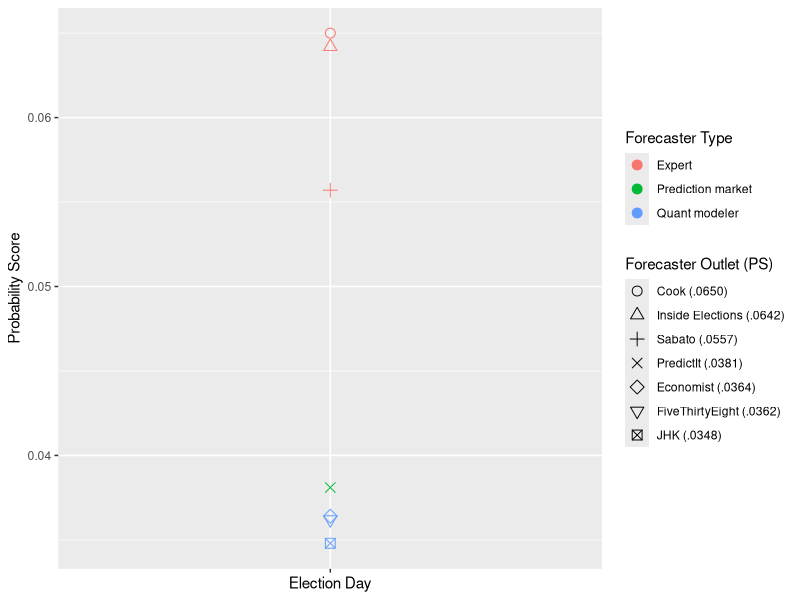
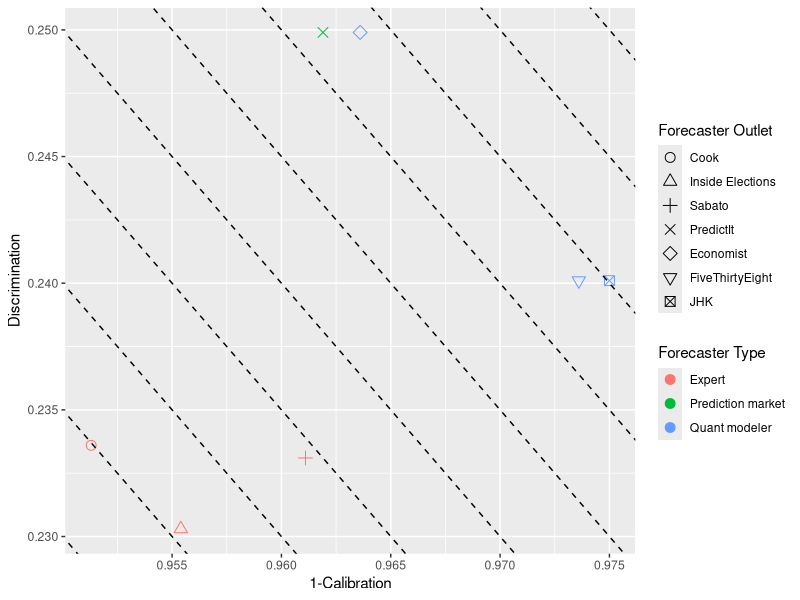
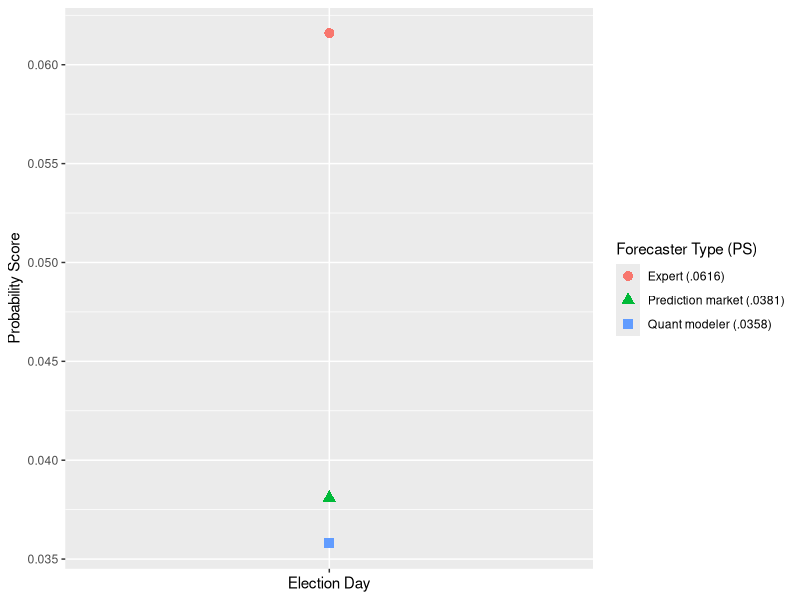
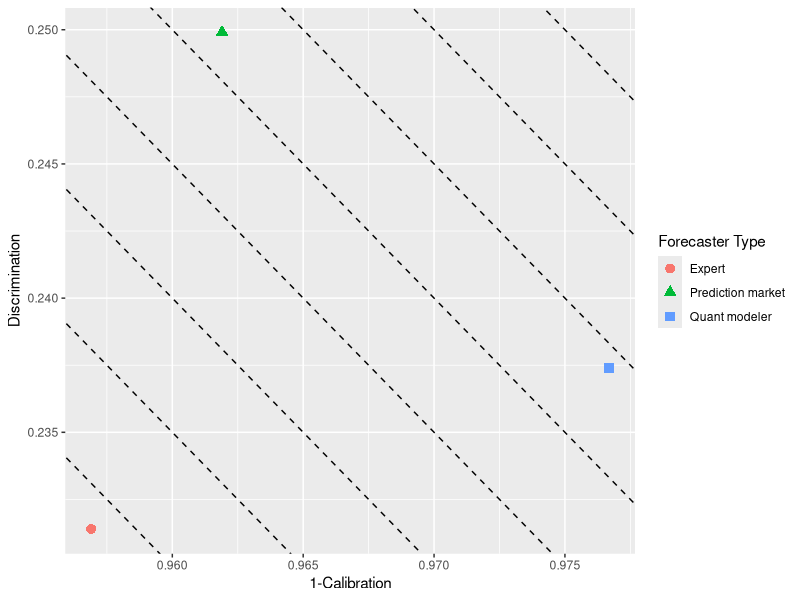
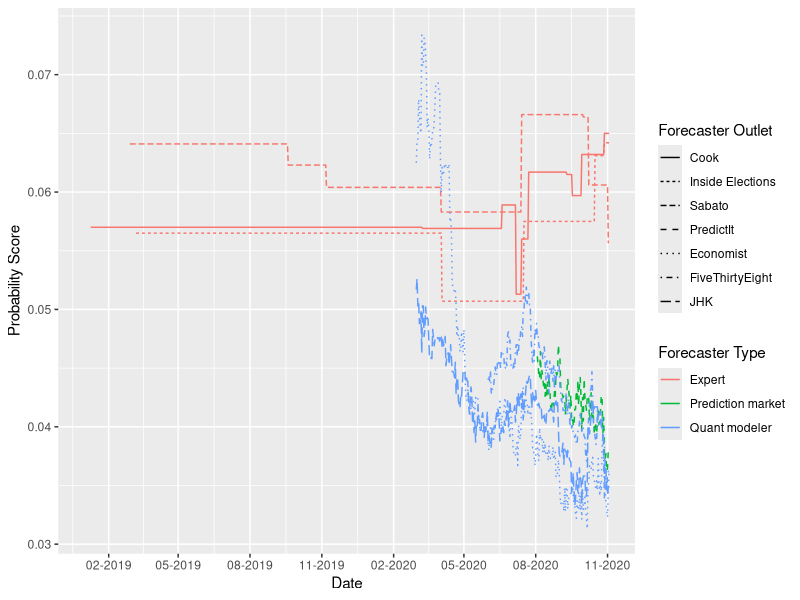
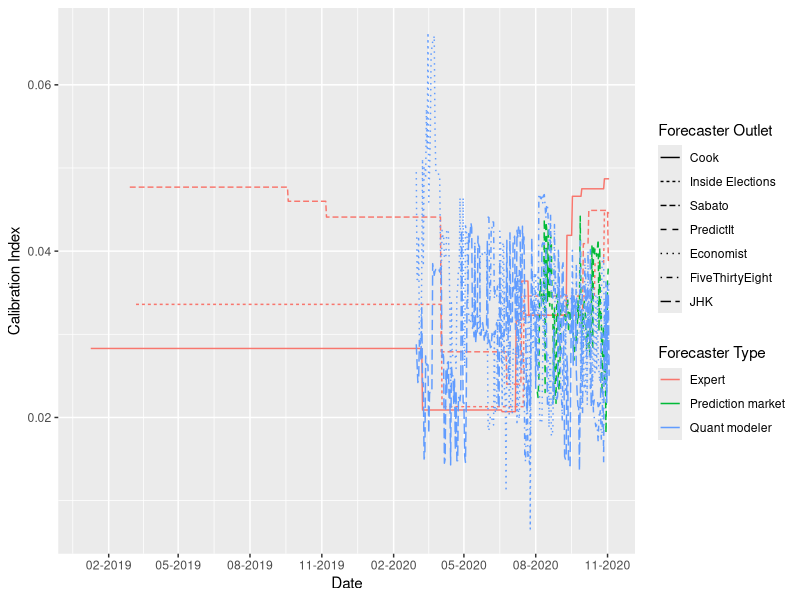
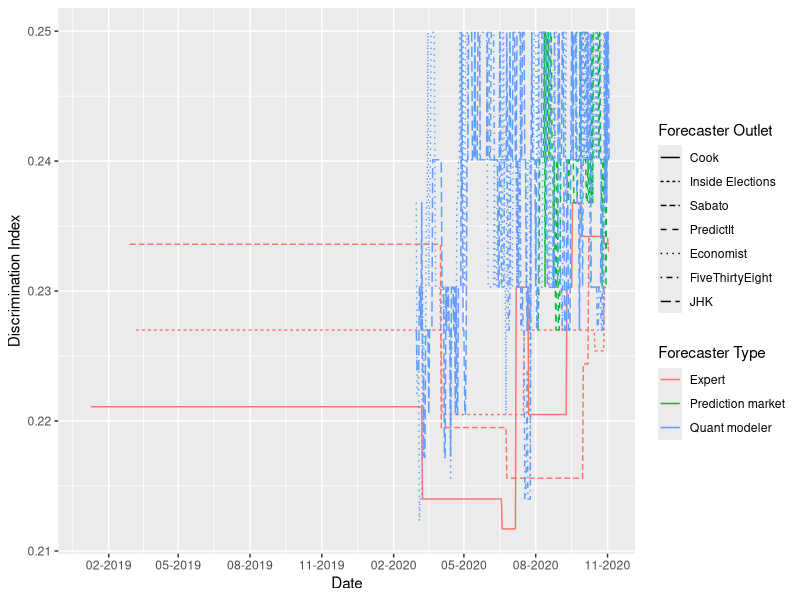
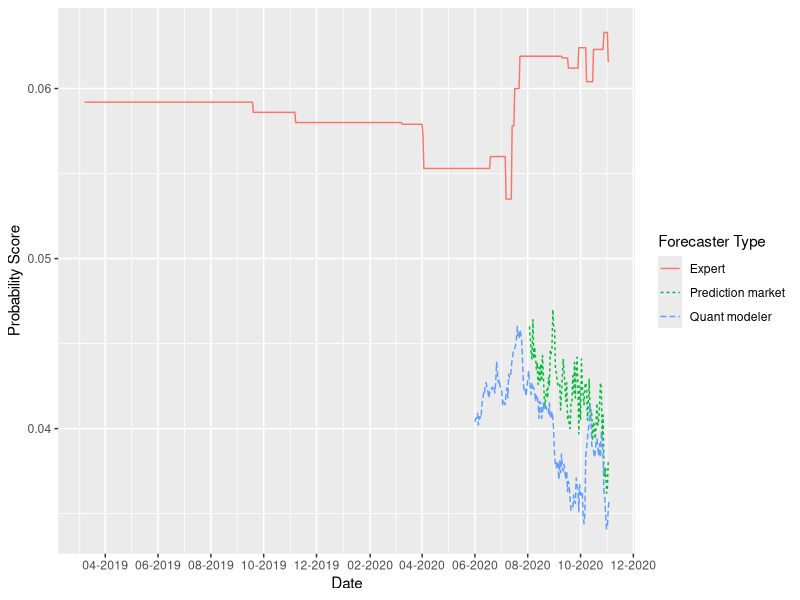

Reproduce these figures in R, in order.
#### Analysis of results ####

#### Setup ####

# Load packages
library(tidyverse)

### Load data
setwd("data/Election_results")
f_results <- read_csv("results_byforecaster.csv")
ft_results <- read_csv("results_byforecastertype.csv")

# # Drop JHK
# f_results <- filter(f_results, forecaster != "jhk")
# ft_results <- filter(ft_results, forecaster_type != "quant_modeler")
# Keep JHK
ft_results <- filter(ft_results, forecaster_type != "quant_modeler_nojhk")

# Round results to nearest 4th decimal
f_results[, 3:7] <- round(f_results[, 3:7], 4)
ft_results[, 3:7] <- round(ft_results[, 3:7], 4)

# Add forecaster type variable to forecaster outlet data
f_results <- mutate(f_results, forecaster_type = 
                      case_when(forecaster == "538" | forecaster == "economist" | forecaster == "jhk" ~ "quant_modeler", 
                                forecaster == "cook" | forecaster == "sabato" | forecaster == "inside" ~ "expert", 
                                forecaster == "predictit" ~ "market"))

#### Graphing ####

#### Election day forecasts

# Select election day forecasts
f_results_eday <- filter(f_results, date == as.Date("2020-11-03"))
ft_results_eday <- filter(ft_results, date == as.Date("2020-11-03"))

### Forecaster outlets

## PS
ggplot(f_results_eday, aes(y = PS, x = date, color = forecaster_type, shape = forecaster)) + 
  geom_point(size = 3) + 
  ylab("Probability Score") + xlab("Election Day") +  
  theme(axis.text.x=element_blank()) + 
  scale_color_discrete(name = "Forecaster Type", labels = c("Expert", "Prediction market", "Quant modeler")) + 
  scale_shape_manual(values=1:7, limits = c("cook", "inside", "sabato", "predictit", "economist", "538", "jhk"), 
                       name = "Forecaster Outlet (PS)", 
                       labels = c("Cook (.0650)", "Inside Elections (.0642)", "Sabato (.0557)", 
                                  "PredictIt (.0381)", "Economist (.0364)", "FiveThirtyEight (.0362)", 
                                  "JHK (.0348)"))

  
## CI + DI
ggplot(f_results_eday, aes(x = 1-CI, y = DI, color = forecaster_type, shape = forecaster)) + 
  geom_point(size = 3) + 
  xlab("1-Calibration") + ylab("Discrimination") + 
  scale_color_discrete(name = "Forecaster Type", labels = c("Expert", "Prediction market", "Quant modeler")) + 
  scale_shape_manual(values=1:7, limits = c("cook", "inside", "sabato", "predictit", "economist", "538", "jhk"), 
                    name = "Forecaster Outlet", 
                    labels = c("Cook", "Inside Elections", "Sabato", 
                               "PredictIt", "Economist", "FiveThirtyEight", 
                               "JHK")) + 
  geom_abline(slope = -1, intercept = seq(0, 10, by = .005), lty = "dashed")

### Forecaster types

## PS
ggplot(ft_results_eday, aes(y = PS, x = date, color = forecaster_type, shape = forecaster_type)) + 
  geom_point(size = 3) + 
  ylab("Probability Score") + xlab("Election Day") +  
  theme(axis.text.x=element_blank()) + 
  scale_shape_discrete(name = "Forecaster Type (PS)", 
                       labels = c("Expert (.0616)", "Prediction market (.0381)", "Quant modeler (.0358)")) + 
  scale_color_discrete(name = "Forecaster Type (PS)", 
                       labels = c("Expert (.0616)", "Prediction market (.0381)", "Quant modeler (.0358)"))

## CI + DI
ggplot(ft_results_eday, aes(x = 1-CI, y = DI, color = forecaster_type, shape = forecaster_type)) + 
  geom_point(size = 3) + 
  xlab("1-Calibration") + ylab("Discrimination") + 
  scale_color_discrete(name = "Forecaster Type", labels = c("Expert", "Prediction market", "Quant modeler")) + 
  scale_shape_discrete(name = "Forecaster Type", labels = c("Expert", "Prediction market", "Quant modeler")) + 
  geom_abline(slope = -1, intercept = seq(0, 10, by = .005), lty = "dashed")

#### Forecasts over time

### Forecaster outlets

## PS
ggplot(f_results, aes(y = PS, x = date, color = forecaster_type, lty = forecaster)) + 
  geom_path() + 
  ylab("Probability Score") + 
  scale_x_date(date_labels = "%m-%Y", date_breaks = "3 months", 
               limit=c(as.Date("2019-01-01"),as.Date("2020-11-03")), name = "Date") + 
  scale_color_discrete(name = "Forecaster Type", labels = c("Expert", "Prediction market", "Quant modeler")) + 
  scale_linetype_discrete(limits = c("cook", "inside", "sabato", "predictit", "economist", "538", "jhk"), 
                     name = "Forecaster Outlet", 
                     labels = c("Cook", "Inside Elections", "Sabato", 
                                "PredictIt", "Economist", "FiveThirtyEight", 
                                "JHK"))

## CI
ggplot(f_results, aes(y = CI, x = date, color = forecaster_type, lty = forecaster)) + 
  geom_path() + 
  ylab("Calibration Index") + 
  scale_x_date(date_labels = "%m-%Y", date_breaks = "3 months", 
               limit=c(as.Date("2019-01-01"),as.Date("2020-11-03")), name = "Date") + 
  scale_color_discrete(name = "Forecaster Type", labels = c("Expert", "Prediction market", "Quant modeler")) + 
  scale_linetype_discrete(limits = c("cook", "inside", "sabato", "predictit", "economist", "538", "jhk"), 
                          name = "Forecaster Outlet", 
                          labels = c("Cook", "Inside Elections", "Sabato", 
                                     "PredictIt", "Economist", "FiveThirtyEight", 
                                     "JHK"))

## DI
ggplot(f_results, aes(y = DI, x = date, color = forecaster_type, lty = forecaster)) + 
  geom_path() + 
  ylab("Discrimination Index") + 
  scale_x_date(date_labels = "%m-%Y", date_breaks = "3 months", 
               limit=c(as.Date("2019-01-01"),as.Date("2020-11-03")), name = "Date") + 
  scale_color_discrete(name = "Forecaster Type", labels = c("Expert", "Prediction market", "Quant modeler")) + 
  scale_linetype_discrete(limits = c("cook", "inside", "sabato", "predictit", "economist", "538", "jhk"), 
                          name = "Forecaster Outlet", 
                          labels = c("Cook", "Inside Elections", "Sabato", 
                                     "PredictIt", "Economist", "FiveThirtyEight", 
                                     "JHK"))

### Forecaster types

## PS
ggplot(ft_results, aes(y = PS, x = date, color = forecaster_type, lty = forecaster_type)) + 
  geom_path() + 
  ylab("Probability Score") + 
  scale_x_date(date_labels = "%m-%Y", date_breaks = "2 months", 
               limit=c(as.Date("2019-03-08"),as.Date("2020-11-03")), name = "Date") + 
  scale_color_discrete(name = "Forecaster Type", labels = c("Expert", "Prediction market", "Quant modeler")) + 
  scale_linetype_discrete(name = "Forecaster Type", labels = c("Expert", "Prediction market", "Quant modeler"))

## CI
ggplot(ft_results, aes(y = CI, x = date, color = forecaster_type, lty = forecaster_type)) + 
  geom_path() + 
  ylab("Calibration Index") + 
  scale_x_date(date_labels = "%m-%Y", date_breaks = "2 months", 
               limit=c(as.Date("2019-03-08"),as.Date("2020-11-03")), name = "Date") + 
  scale_color_discrete(name = "Forecaster Type", labels = c("Expert", "Prediction market", "Quant modeler")) + 
  scale_linetype_discrete(name = "Forecaster Type", labels = c("Expert", "Prediction market", "Quant modeler"))

## DI
ggplot(ft_results, aes(y = DI, x = date, color = forecaster_type, lty = forecaster_type)) + 
  geom_path() + 
  ylab("Discrimination Index") + 
  scale_x_date(date_labels = "%m-%Y", date_breaks = "2 months", 
               limit=c(as.Date("2019-03-08"),as.Date("2020-11-03")), name = "Date") + 
  scale_color_discrete(name = "Forecaster Type", labels = c("Expert", "Prediction market", "Quant modeler")) + 
  scale_linetype_discrete(name = "Forecaster Type", labels = c("Expert", "Prediction market", "Quant modeler"))
